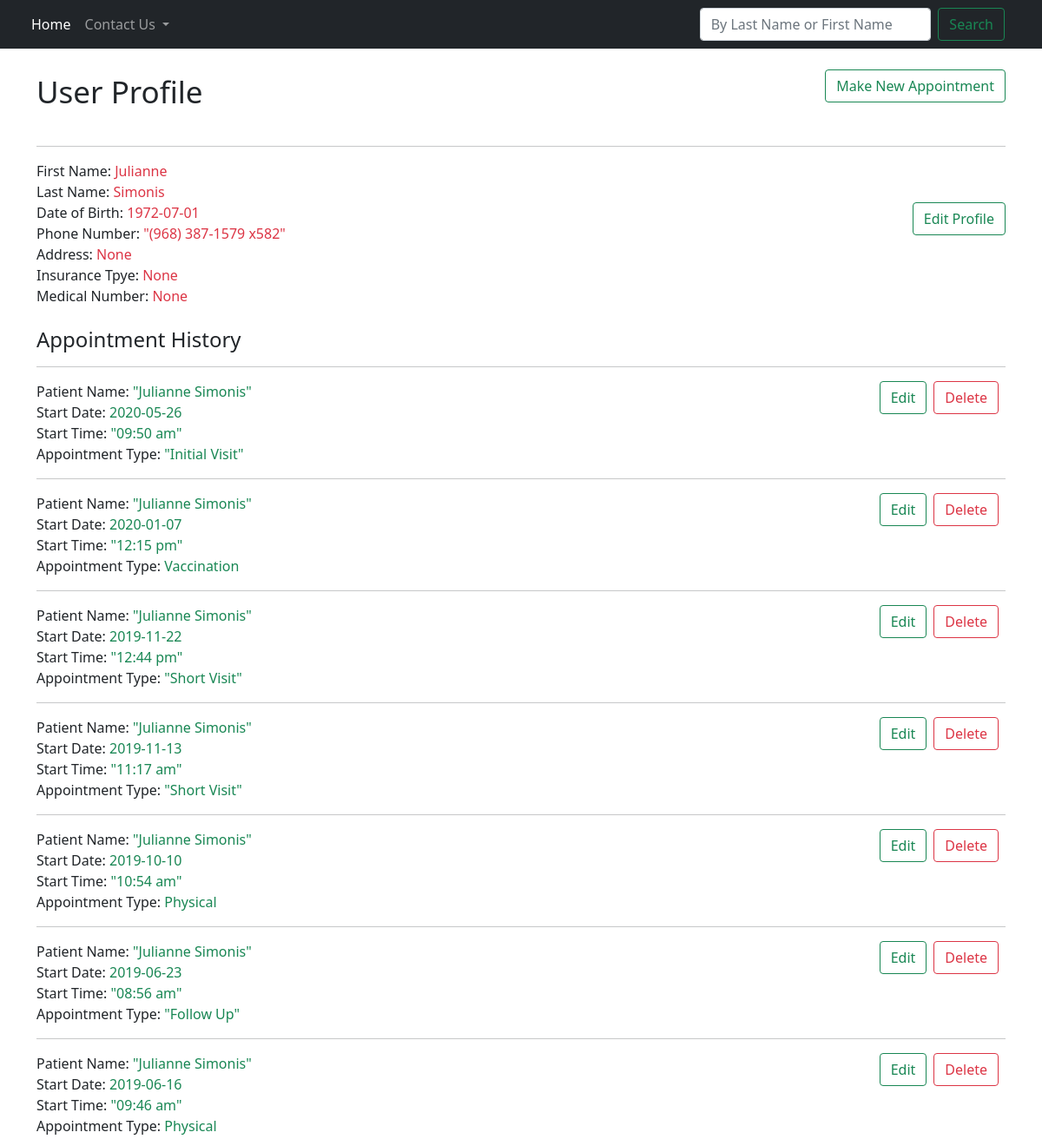
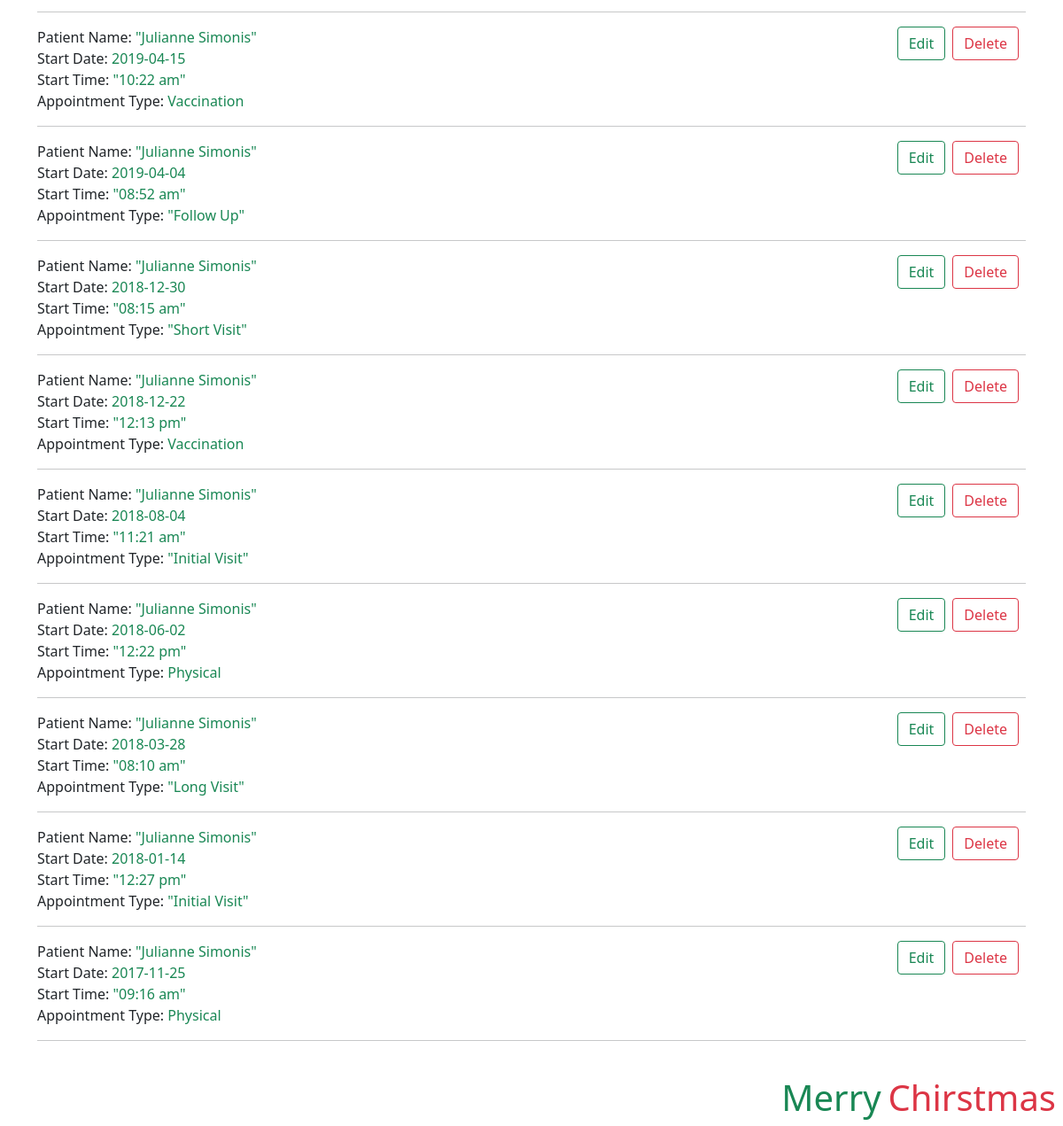
Screenshot of /profile/page/1 with the database file from the repository (2 pictures, top to bottom).
### app.py (models this page shows, shortened)
class Patient(db.Model):
    id = db.Column(db.Integer, primary_key=True)
    First_Name = db.Column(db.String(20),nullable=False)
    Last_Name = db.Column(db.String(20), nullable=False)
    DOB = db.Column(db.String(12), nullable=False)
    Phone_Num = db.Column(db.String(30), nullable=False)
    Address = db.Column(db.String(40), nullable=True)
    Insurance_Tpye = db.Column(db.String(20),nullable=True)
    Medical_Number = db.Column(db.String(20),nullable=True)

class Appointment(db.Model):
    id = db.Column(db.Integer, primary_key=True)
    Patient_Name = db.Column(db.String(30), nullable=False)
    Start_Date = db.Column(db.String(20), nullable=False)
    Start_Time = db.Column(db.String(20), nullable=False)
    Appointment_Type = db.Column(db.String(20), nullable=False)
    Patient_id = db.Column(db.Integer, db.ForeignKey('patient.id'))

### app.py (the view)
@app.route('/profile/page/<int:id>')
def page(id):
    curr = Patient.query.get_or_404(id)
    F = curr.First_Name + " " + curr.Last_Name
    appointments = Appointment.query.filter(Appointment.Patient_Name.contains(str(F))).order_by(Appointment.Start_Date).order_by(Appointment.Start_Time).all()
    return render_template('page.html', post=curr, appointment=appointments)

### templates/page.html (shortened to what this page needs)
{% extends 'base.html' %}
{% block body %}
    <form action='/profile/page/{{post.id}}' method='POST'>
        <br>
        <div>
            <h1 style="display:inline"><small>User Profile</small></h1>
            <a href="/appointment/{{post.id}}" class="btn btn-outline-success float-end"> Make New Appointment</a>
        </div>
        <br>
        <hr>
        First Name:<a class="text-danger"> {{post.First_Name}}</a>
        <br>
        Last Name:<a class="text-danger"> {{post.Last_Name}}</a>
        <br>
        Date of Birth:<a class="text-danger"> {{post.DOB}}</a>
        <a href="/profile/edit/{{post.id}}" class="btn btn-outline-success float-end">Edit Profile</a>
        <br>
        Phone Number:<a class="text-danger"> {{post.Phone_Num}}</a>
        <br>
        {% if post.Address%}
            Address:<a class="text-danger"> {{post.Address}}</a>
        {% else %}
            Address:<a class="text-danger"> None</a>
        {% endif %}
        <br>
        {% if post.Address%}
            Insurance Tpye:<a class="text-danger"> {{post.Insurance_Tpye}}</a>
        {% else %}
            Insurance Tpye:<a class="text-danger"> None</a>
        {% endif %}
        <br>
        {% if post.Address%}
            Medical Number:<a class="text-danger"> {{post.Medical_Number}}</a>
        {% else %}
            Medical Number:<a class="text-danger"> None</a>
        {% endif %}
        <br>
        <br>
    </form>
    <from action='/profile/page/{{appointment.id}}' method='POST'>
        <h4>Appointment History</h4>
        <hr>
        {% for app in appointment[::-1]%}
            {% if app.Patient_Name %}
                Patient Name:<a class="text-success"> {{app.Patient_Name}}</a>
            {% else %}
                Patient Name:<a class="text-success"> None</a>
            {% endif %}
            <a href="/profile/page/delete_a/{{app.id}}" class="btn btn-outline-danger float-end me-2">Delete</a>
            <a href="/profile/page/edit_a/{{app.id}}" class="btn btn-outline-success float-end me-2">Edit</a>
            <br>
            {% if app.Start_Date %}
                Start Date:<a class="text-success"> {{app.Start_Date}}</a>
            {% else %}
                Start Date:<a class="text-success"> None</a>
            {% endif %}
            <br>
            {% if app.Start_Time %}
                Start Time:<a class="text-success"> {{app.Start_Time}}</a>
            {% else %}
                Start Time:<a class="text-success"> None</a>
            {% endif %}
            <br>
            {% if app.Appointment_Type %}
            Appointment Type:<a class="text-success"> {{app.Appointment_Type}}</a>
            {% else %}
                Appointment Type:<a class="text-success"> None</a>
            {% endif %}
            <br>
            <hr>
        {% endfor %}
        <br>
    </from>
{% endblock %}

### templates/base.html (shortened to what this page needs)
<!DOCTYPE html>
<html lang="en">
    <head>
        <link rel="stylesheet" href="https://maxcdn.bootstrapcdn.com/bootstrap/4.0.0/css/bootstrap.min.css">
        <link href="https://cdn.jsdelivr.net/npm/bootstrap@5.0.0-beta1/dist/css/bootstrap.min.css" rel="stylesheet"
>
    </head>
    <body>
        <nav class="navbar navbar-expand-lg navbar-dark bg-dark">
            <div class="container-fluid">
                <div class="collapse navbar-collapse" id="navbarSupportedContent">
                    <ul class="navbar-nav me-auto mb-2 mb-lg-0">
                        <li class="nav-item">
                            <a class="nav-link active" aria-current="page" href="/">Home</a>
                        </li>
                        <li class="nav-item dropdown" >
                            <a class="nav-link dropdown-toggle" href="#" id="navbarDropdown" role="button"
                                data-bs-toggle="dropdown" aria-expanded="false">
                                Contact Us
                            </a>
                        </li>
                    </ul>
                    <form class="d-flex col-sm-4" action='/search' ethod="GET">
                        <input class="form-control me-2" placeholder="By Last Name or First Name" name="query" id="query">
                        <button class="btn btn-outline-success" type="submit">Search</button>
                    </form>
                </div>
            </div>
        </nav>
        <div class='container'>
            {% block body %} {% endblock %}
        </div>
    </body>
    <h1 style="display:inline" class="text-danger float-end me-2">Chirstmas</h1>
    <h1 style="display:inline" class="text-success float-end me-2">Merry</h1>
</html>

### rows the page displays
Patient: First_Name "Julianne", Last_Name "Simonis", DOB "1972-07-01", Phone_Num "\"(968) 387-1579 x582\""
Appointment: Patient_Name "\"Julianne Simonis\"", Start_Date "2020-05-26", Start_Time "\"09:50 am\"", Appointment_Type "\"Initial Visit\""
Appointment: Patient_Name "\"Julianne Simonis\"", Start_Date "2020-01-07", Start_Time "\"12:15 pm\"", Appointment_Type "Vaccination"
Appointment: Patient_Name "\"Julianne Simonis\"", Start_Date "2019-11-22", Start_Time "\"12:44 pm\"", Appointment_Type "\"Short Visit\""
Appointment: Patient_Name "\"Julianne Simonis\"", Start_Date "2019-11-13", Start_Time "\"11:17 am\"", Appointment_Type "\"Short Visit\""
Appointment: Patient_Name "\"Julianne Simonis\"", Start_Date "2019-10-10", Start_Time "\"10:54 am\"", Appointment_Type "Physical"
Appointment: Patient_Name "\"Julianne Simonis\"", Start_Date "2019-06-23", Start_Time "\"08:56 am\"", Appointment_Type "\"Follow Up\""
Appointment: Patient_Name "\"Julianne Simonis\"", Start_Date "2019-06-16", Start_Time "\"09:46 am\"", Appointment_Type "Physical"
Appointment: Patient_Name "\"Julianne Simonis\"", Start_Date "2019-04-15", Start_Time "\"10:22 am\"", Appointment_Type "Vaccination"
Appointment: Patient_Name "\"Julianne Simonis\"", Start_Date "2019-04-04", Start_Time "\"08:52 am\"", Appointment_Type "\"Follow Up\""
Appointment: Patient_Name "\"Julianne Simonis\"", Start_Date "2018-12-30", Start_Time "\"08:15 am\"", Appointment_Type "\"Short Visit\""
Appointment: Patient_Name "\"Julianne Simonis\"", Start_Date "2018-12-22", Start_Time "\"12:13 pm\"", Appointment_Type "Vaccination"
Appointment: Patient_Name "\"Julianne Simonis\"", Start_Date "2018-08-04", Start_Time "\"11:21 am\"", Appointment_Type "\"Initial Visit\""
Appointment: Patient_Name "\"Julianne Simonis\"", Start_Date "2018-06-02", Start_Time "\"12:22 pm\"", Appointment_Type "Physical"
Appointment: Patient_Name "\"Julianne Simonis\"", Start_Date "2018-03-28", Start_Time "\"08:10 am\"", Appointment_Type "\"Long Visit\""
Appointment: Patient_Name "\"Julianne Simonis\"", Start_Date "2018-01-14", Start_Time "\"12:27 pm\"", Appointment_Type "\"Initial Visit\""
Appointment: Patient_Name "\"Julianne Simonis\"", Start_Date "2017-11-25", Start_Time "\"09:16 am\"", Appointment_Type "Physical"
